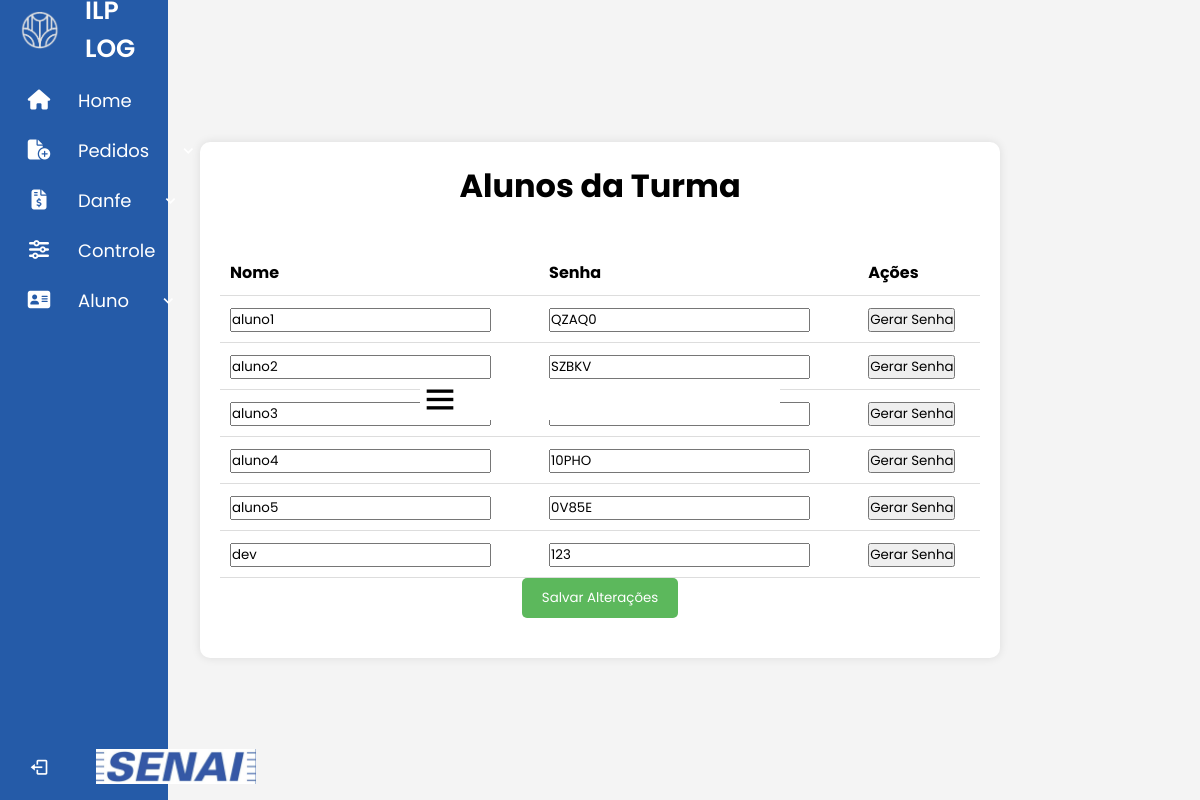
The page /SENAI_LOGISTICA/homeProf/turmas/alunos.php?turma_id=24 (signed in) on the database its author committed.
### tables this page shows
CREATE TABLE `alunos` (
  `id` int(11) NOT NULL,
  `nome` varchar(60) NOT NULL,
  `senha` varchar(255) NOT NULL,
  `turma_id` int(11) NOT NULL
);

### SENAI_LOGISTICA/homeProf/turmas/alunos.php (the view, shortened to what this page needs)
<?php
include "../../sidebarPROF.php";
$hostname = "127.0.0.1";
$user = "root";
$password = "root";
$database = "senai";
$conexao = new mysqli($hostname, $user, $password, $database);
$turma_id = $_GET['turma_id'] ?? '';
$sql = "SELECT * FROM `alunos` WHERE `turma_id` = '$turma_id'";
$resultado = $conexao->query($sql);
?>
<!DOCTYPE html>
<html lang="en">
<head>
</head>
<body>
    <div class="container">
        <h1>Alunos da Turma</h1>
        <form method="post" action="salvar_alunos.php">
            <div class="divTable">
                <table>
                    <thead>
                        <tr>
                            <th>Nome</th>
                            <th>Senha</th>
                            <th>Ações</th>
                        </tr>
                    </thead>
                    <tbody>
                        <?php while ($row = $resultado->fetch_assoc()): ?>
                            <tr>
                                <td>
                                    <input type="text" name="nome[]" value="<?= htmlspecialchars($row['nome']) ?>" required>
                                </td>
                                <td>
                                    <input type="text" name="senha[]" value="<?= htmlspecialchars($row['senha']) ?>" required>
                                </td>
                                <td>
                                    <button type="button" onclick="gerarSenha(this)">Gerar Senha</button>
                                </td>
                            </tr>
                        <?php endwhile; ?>
                    </tbody>
                </table>
            </div>
            <button class="button-79" type="submit">Salvar Alterações</button>
        </form>
    </div>
</body>
</html>

### SENAI_LOGISTICA/sidebarPROF.php (style rules this page uses)
* { font-family: "Poppins", sans-serif; box-sizing: border-box; padding: 0; margin: 0; }

### SENAI_LOGISTICA/homeProf/turmas/alunos.php (style rules this page uses)
body { font-family: Arial, sans-serif; background-color: #f4f4f4; display: flex; justify-content: center; align-items: center; height: 100vh; margin: 0; }
.container { width: 80%; max-width: 800px; background-color: white; padding: 20px; border-radius: 10px; box-shadow: 0 0 10px rgba(0, 0, 0, 0.1); }
h1 { text-align: center; margin-bottom: 20px; }
.button-79 { display: block; margin: 0 auto 20px; padding: 10px 20px; background-color: #5cb85c; color: white; border: none; cursor: pointer; border-radius: 5px; }
.divTable { overflow-x: auto; }
table { width: 100%; border-collapse: collapse; margin-top: 20px; }
th, td { padding: 10px; text-align: left; border-bottom: 1px solid #ddd; }

### rows shown on the page
alunos: nome "aluno1", senha "QZAQ0"
alunos: nome "aluno2", senha "SZBKV"
alunos: nome "aluno3"
alunos: nome "aluno4", senha "10PHO"
alunos: nome "aluno5", senha "0V85E"
alunos: nome "dev", senha "123"
